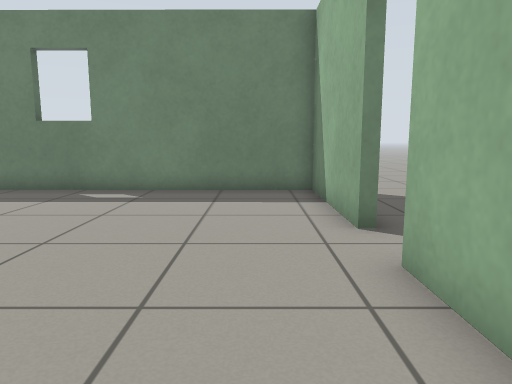
[1] (above)

14 first-person views from a walk through a world built for the Gazebo simulator. The camera is 0.72 m above the floor, tilts 8° down and sees 70° across. The floor is counted in squares, 0.5 m on a side. Each view is taken from the middle of a square. On the plan, view 1 faces up. The plan holds only what a view shows up to about 16 squares ahead; the rest is blank. Gazebo's built-in surfaces are drawn with simple patterns.

[2]
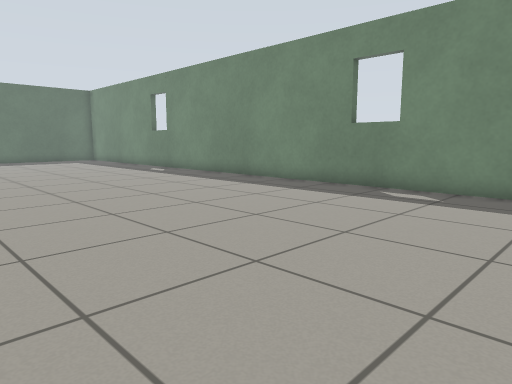

[3]
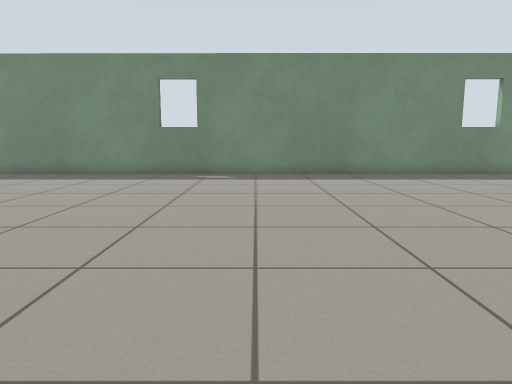

[4]
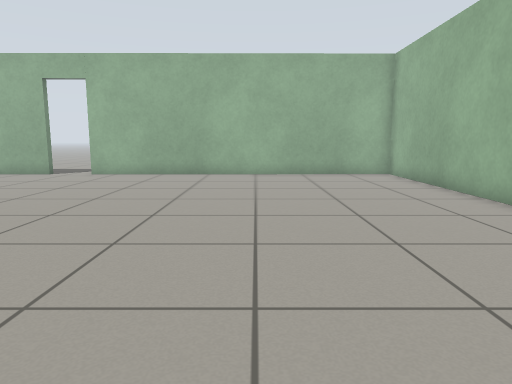

[5]
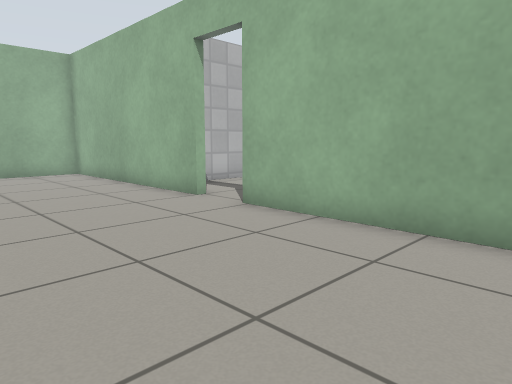

[6]
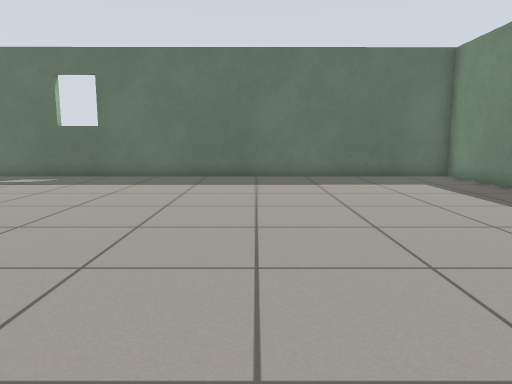

[7]
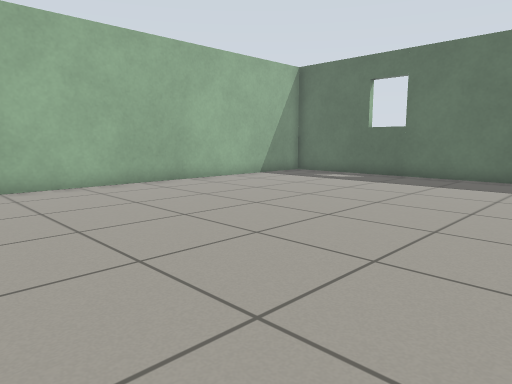

[8]
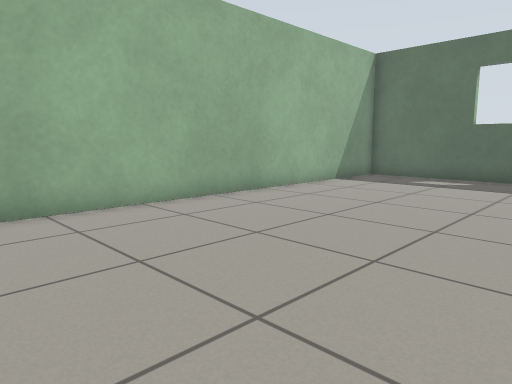

[9]
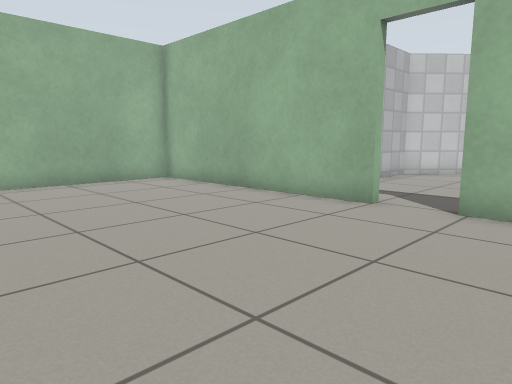

[10]
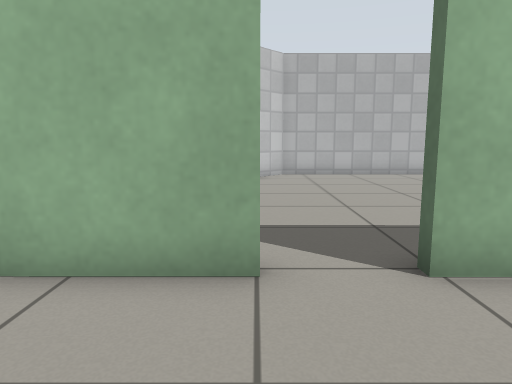

[11]
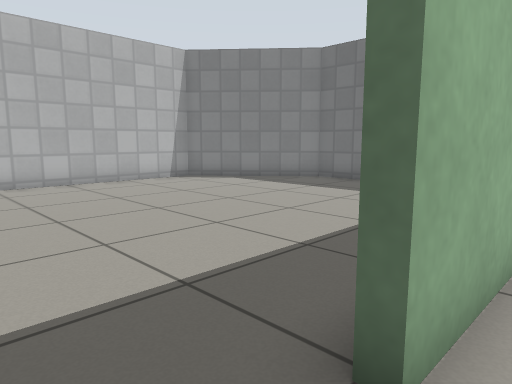

[12]
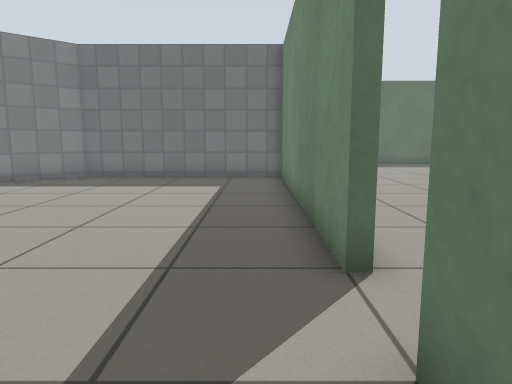

[13]
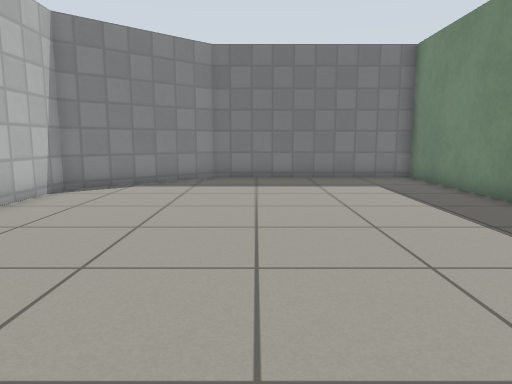

[14]
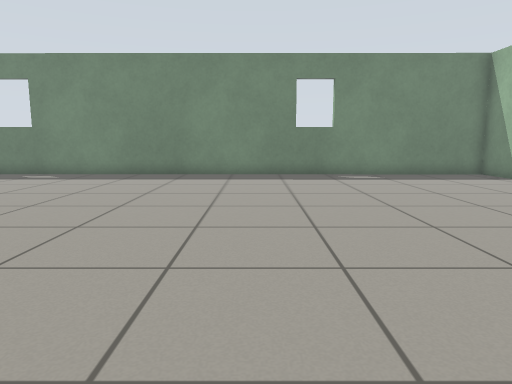

### Floor plan
Points are (right, up) in squares from view 1. A wall is a line through its corners. A room is listed if a view was taken in it or the views show most of it. See-through windows are left out.
Room 1 (views 1, 2, 3, 4, 5, 6, 7, 8, 9, 10, 11, 14)
walls: (-7.1, -8.7) (1.7, -8.8) (1.7, 4.1); (1.7, 5.9) (1.7, 10.6) (-27.7, 10.7) (-27.7, -8.7) (-8.8, -8.7)
ways out: open door at (-7.5, -9) to room 2; open door at (2, 5)
Room 2 (views 12, 13)
walls: (-8.8, -9) (-19.2, -9) (-19.2, -16.6) (-15.7, -20.7) (-8.1, -20.7) (-4.4, -16.6) (-4.4, -11)
low walls: (-6.2, -9) (-7.1, -9)
ways out: open door at (-7.5, -9) to room 1

Where each view was taken, in squares from view 1:
view 1: 0 up, 0 right, facing up
view 2: 0 up, 0 right, facing up-left
view 3: 5 down, 15 left, facing up
view 4: 3 down, 14 left, facing right
view 5: 3 down, 15 left, facing down-right
view 6: 3 up, 13 left, facing left
view 7: 3 up, 13 left, facing down-left
view 8: 1 down, 13 left, facing down-left
view 9: 1 down, 11 left, facing down-right
view 10: 5 down, 7 left, facing down
view 11: 8 down, 7 left, facing down-left
view 12: 10 down, 5 left, facing left
view 13: 15 down, 5 left, facing left
view 14: 5 down, 8 left, facing up
